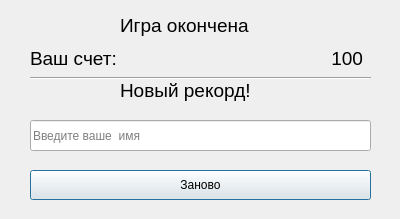
<?xml version="1.0" encoding="UTF-8"?>
<ui version="4.0">
 <class>Dialog</class>
 <widget class="QDialog" name="Dialog">
  <property name="geometry">
   <rect>
    <x>0</x>
    <y>0</y>
    <width>400</width>
    <height>219</height>
   </rect>
  </property>
  <property name="windowTitle">
   <string>Dialog</string>
  </property>
  <widget class="QLineEdit" name="name_textbox">
   <property name="geometry">
    <rect>
     <x>30</x>
     <y>120</y>
     <width>341</width>
     <height>31</height>
    </rect>
   </property>
   <property name="placeholderText">
    <string>Введите ваше  имя</string>
   </property>
  </widget>
  <widget class="QLabel" name="label">
   <property name="geometry">
    <rect>
     <x>120</x>
     <y>10</y>
     <width>161</width>
     <height>31</height>
    </rect>
   </property>
   <property name="font">
    <font>
     <pointsize>14</pointsize>
    </font>
   </property>
   <property name="text">
    <string>Игра окончена</string>
   </property>
  </widget>
  <widget class="QPushButton" name="pushButton">
   <property name="geometry">
    <rect>
     <x>30</x>
     <y>170</y>
     <width>341</width>
     <height>30</height>
    </rect>
   </property>
   <property name="text">
    <string>Заново</string>
   </property>
  </widget>
  <widget class="QLabel" name="label_2">
   <property name="geometry">
    <rect>
     <x>30</x>
     <y>50</y>
     <width>101</width>
     <height>17</height>
    </rect>
   </property>
   <property name="font">
    <font>
     <pointsize>14</pointsize>
    </font>
   </property>
   <property name="text">
    <string>Ваш счет:</string>
   </property>
  </widget>
  <widget class="QLabel" name="score">
   <property name="geometry">
    <rect>
     <x>310</x>
     <y>50</y>
     <width>53</width>
     <height>17</height>
    </rect>
   </property>
   <property name="font">
    <font>
     <pointsize>14</pointsize>
    </font>
   </property>
   <property name="text">
    <string>100</string>
   </property>
   <property name="alignment">
    <set>Qt::AlignRight|Qt::AlignTrailing|Qt::AlignVCenter</set>
   </property>
  </widget>
  <widget class="QLabel" name="new_record_label">
   <property name="geometry">
    <rect>
     <x>120</x>
     <y>80</y>
     <width>171</width>
     <height>21</height>
    </rect>
   </property>
   <property name="font">
    <font>
     <pointsize>14</pointsize>
    </font>
   </property>
   <property name="text">
    <string>Новый рекорд!</string>
   </property>
  </widget>
  <widget class="Line" name="line">
   <property name="geometry">
    <rect>
     <x>30</x>
     <y>70</y>
     <width>341</width>
     <height>16</height>
    </rect>
   </property>
   <property name="orientation">
    <enum>Qt::Horizontal</enum>
   </property>
  </widget>
 </widget>
 <resources/>
 <connections/>
</ui>
